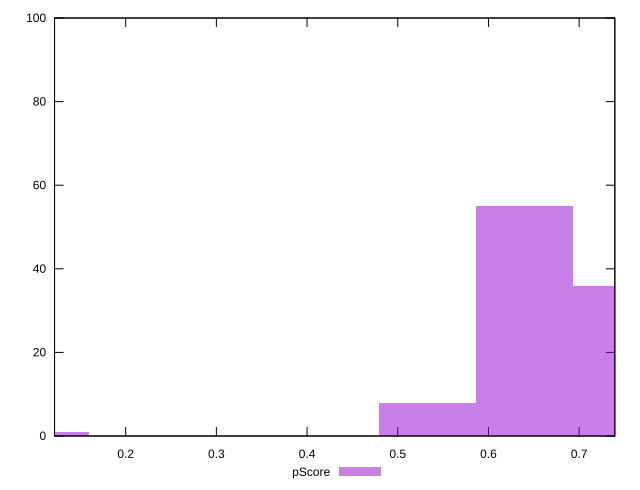

Generate this figure with gnuplot:
reset

$pScore <<EOF
0.10658305078163662 1
0.7460813554714563 36
0.6394983046898197 55
0.5329152539081831 8
EOF

set key outside below
set boxwidth 0.10658305078163662
set xrange [0.12155750932704174:0.7393276132684055]
set yrange [0:100]
set trange [0:100]
set style fill transparent solid 0.5 noborder
set terminal svg size 640, 490 enhanced background rgb 'white'
set output "report_00022_2021-02-20T12:08:46.964Z/speed-index/samples/pages+cached/pScore/histogram.svg"

plot $pScore title "pScore" with boxes

reset
